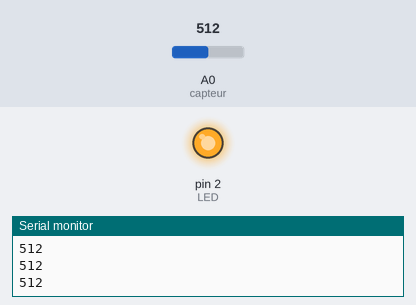
The sketch below on a simulated Arduino Uno, built with avr-gcc and run on an emulated ATmega328P. On the bench: output pins drawn as LEDs (lit = HIGH), the last lines printed to the serial monitor. Inputs (shaded band) come from the test bench; at power-on: A0 (capteur) = 512.

Above: at 1.2 s.
1.3 s: A0 (capteur) set to 211
2.8 s: A0 (capteur) set to 193
At 3.8 s:
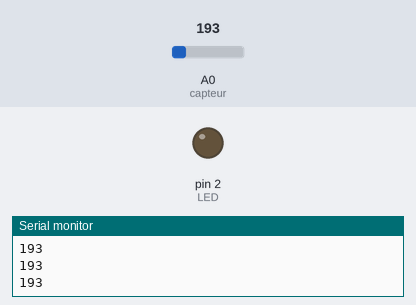
4.3 s: A0 (capteur) set to 210
At 5.5 s:
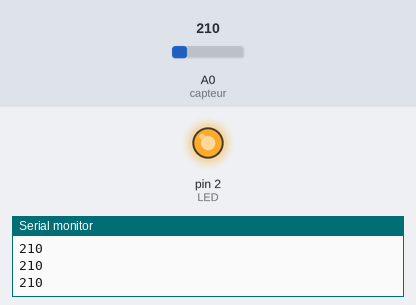
5.8 s: A0 (capteur) set to 190
At 7.2 s:
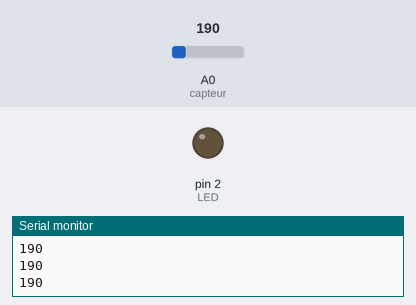
Timing chart, 0 to 8.3 s (numbered marks = the images above; inputs shaded):
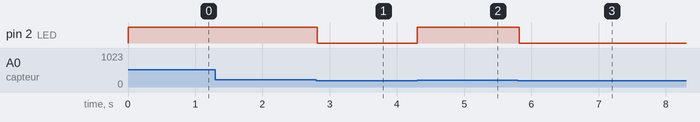

Measured:
- the behaviour switches between 201 and 200 on A0 (capteur) (found by bisection; images 0 and 1)
- after the input at 2.8 s, pin 2 (LED): HIGH → LOW at once
- after the input at 4.3 s, pin 2 (LED): LOW → HIGH at once
- after the input at 5.8 s, pin 2 (LED): HIGH → LOW at once

The sketch:

sketch_apr09c.ino
```cpp
// setup() s'éxecute une seule fois au démarrage //
int LED = 2;
int valeurCapteur;
int capteur = 0;
int seuil = 200;


void setup()
{
 // initiation la LED comme un OUTPUT sur le pin 2 //
  pinMode (LED, OUTPUT);// initialiser la sortie 2 en tant qu'output //
  Serial.begin(9600); // on connecte au moniteur série pour ensuite y lire les valeurs de notre capteurs //

}

// loop() s'éxécute en boucle //

 void loop(){


 valeurCapteur = analogRead(capteur);// lis le capteur et assigne les valeurs du capteurs a la variable valeurCapteur//

 Serial.println(valeurCapteur);// imprimer la valeur sur le moniteur série //

 if              (valeurCapteur>seuil)
 {// si la valeur du capteur est supérieure au seuil (500),,//
 digitalWrite(LED, HIGH);// alors allume la led //
 delay(30);
 }
 else{// sinon si la valeur capteur est inférieure au seuil
  digitalWrite(LED, LOW);// cette fonction éteind la led low correspond au voltage bas// alors eteins la LED//
  delay(30);
 }

 }
```
